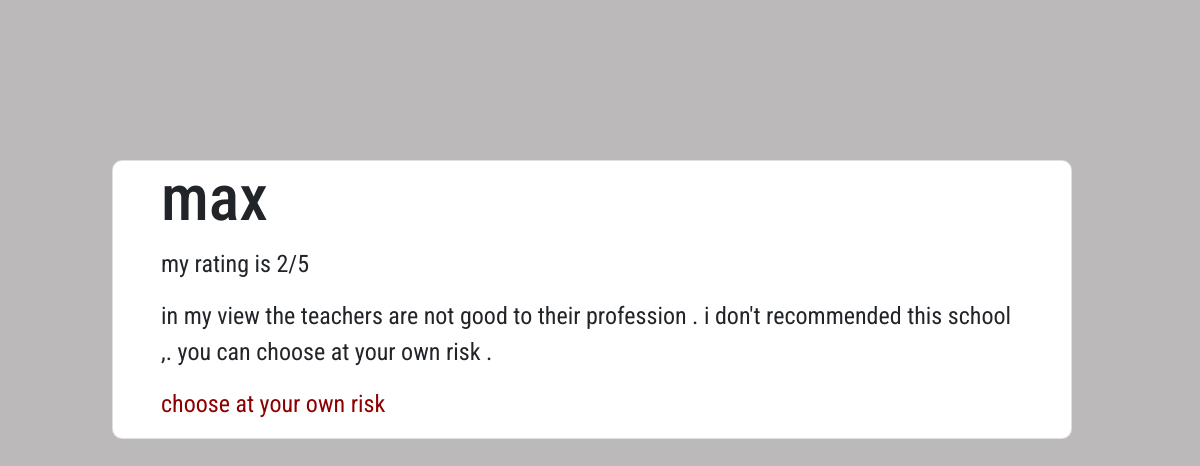
The app's page /review-sec/detail-review/max/ (signed in) with its own data.
### reviews/models.py (models this page shows, shortened)
class Review(models.Model):
    name = models.CharField(max_length=50, default="")
    text = models.TextField()
    rating = models.PositiveIntegerField(validators=[MinValueValidator(1),MaxValueValidator(5)])
    recommended = models.BooleanField(default=True)
    slug = models.SlugField(default="", null=False, blank=True, db_index=True)

### reviews/views.py (the view)
# urls.py: path("detail-review/<slug:slug>/",views.DetailReview.as_view(),name="detail")
class DetailReview(LoginRequiredMixin,DetailView):
    template_name = "add_reviews/detail-review.html"
    model = Review
    context_object_name = "detail__review"

### reviews/templates/add_reviews/detail-review.html (shortened to what this page needs)
{% extends 'base.html' %}
{% load static %}
{% block css %}
    {% static 'styles/detail-review.css' %}
{% endblock css %}
{% block content %}
    <form action="/" method="GET">
        <div class="card">
            <h1 class="detail__head">{{detail__review.name}}</h1>
            <p> my rating is {{detail__review.rating}}/5</p>
            <p>{{detail__review.text}}</p>
            {% if detail__review.rating >= 3 %}
                <p class="detail__recommend">i recommended this</p>
            {% else %}
                <p class="detail__non-recommend">choose at your own risk</p>
            {% endif %}
        </div>
    </form>
{% endblock content %}

### reviews/static/styles/detail-review.css (style rules this page uses)
body { margin: 0; padding: 0; font-family: 'Roboto Condensed', sans-serif; background-color: rgb(187, 185, 185); }
.card { width: 80%; position: relative; top: 10rem; left: 7rem; padding: 0rem 3rem; border-radius: 10px; }
.detail__non-recommend { color: #8B0000; }
.detail__head { font-size: 4rem; }
p { font-size: 1.5rem; }

### records on screen
Review: name "max", rating "2", text "in my view the teachers are not good to their profession . i don't recommended this school ,. you can choose at your own risk ."
